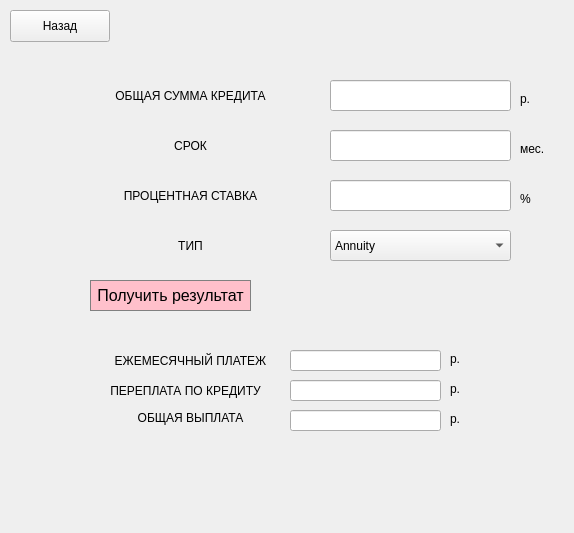
<?xml version="1.0" encoding="UTF-8"?>
<ui version="4.0">
 <class>Credit</class>
 <widget class="QMainWindow" name="Credit">
  <property name="geometry">
   <rect>
    <x>0</x>
    <y>0</y>
    <width>574</width>
    <height>533</height>
   </rect>
  </property>
  <property name="windowTitle">
   <string>MainWindow</string>
  </property>
  <widget class="QWidget" name="centralwidget">
   <widget class="QComboBox" name="type_credit">
    <property name="geometry">
     <rect>
      <x>330</x>
      <y>230</y>
      <width>181</width>
      <height>31</height>
     </rect>
    </property>
    <item>
     <property name="text">
      <string>Annuity</string>
     </property>
    </item>
    <item>
     <property name="text">
      <string>Differentiated</string>
     </property>
    </item>
   </widget>
   <widget class="QLineEdit" name="procently">
    <property name="geometry">
     <rect>
      <x>330</x>
      <y>180</y>
      <width>181</width>
      <height>31</height>
     </rect>
    </property>
   </widget>
   <widget class="QLineEdit" name="period">
    <property name="geometry">
     <rect>
      <x>330</x>
      <y>130</y>
      <width>181</width>
      <height>31</height>
     </rect>
    </property>
   </widget>
   <widget class="QLineEdit" name="sum_credit">
    <property name="geometry">
     <rect>
      <x>330</x>
      <y>80</y>
      <width>181</width>
      <height>31</height>
     </rect>
    </property>
    <property name="styleSheet">
     <string notr="true"/>
    </property>
   </widget>
   <widget class="QLineEdit" name="total_payout">
    <property name="geometry">
     <rect>
      <x>290</x>
      <y>410</y>
      <width>151</width>
      <height>21</height>
     </rect>
    </property>
   </widget>
   <widget class="QLineEdit" name="overpayment">
    <property name="geometry">
     <rect>
      <x>290</x>
      <y>380</y>
      <width>151</width>
      <height>21</height>
     </rect>
    </property>
   </widget>
   <widget class="QLineEdit" name="monthly_payment">
    <property name="geometry">
     <rect>
      <x>290</x>
      <y>350</y>
      <width>151</width>
      <height>21</height>
     </rect>
    </property>
   </widget>
   <widget class="QPushButton" name="back_to_main">
    <property name="geometry">
     <rect>
      <x>10</x>
      <y>10</y>
      <width>100</width>
      <height>32</height>
     </rect>
    </property>
    <property name="text">
     <string>Назад</string>
    </property>
   </widget>
   <widget class="QPushButton" name="pushButton_result_credit">
    <property name="geometry">
     <rect>
      <x>90</x>
      <y>280</y>
      <width>161</width>
      <height>31</height>
     </rect>
    </property>
    <property name="styleSheet">
     <string notr="true">QPushButton {
	background-color: #FFC0CB;
	color: black;
	border: 1px solid gray;
	font-size: 16px;
}

QPushButton:pressed {
	background-color: qlineargradient(x1: 0, y1: 0, x2: 0, y2: 1, stop: 0 #DB7093, stop: 1 #FFC0CB);
}</string>
    </property>
    <property name="text">
     <string>Получить результат</string>
    </property>
   </widget>
   <widget class="QLabel" name="label">
    <property name="geometry">
     <rect>
      <x>90</x>
      <y>80</y>
      <width>201</width>
      <height>31</height>
     </rect>
    </property>
    <property name="text">
     <string>ОБЩАЯ СУММА КРЕДИТА</string>
    </property>
    <property name="alignment">
     <set>Qt::AlignCenter</set>
    </property>
   </widget>
   <widget class="QLabel" name="label_2">
    <property name="geometry">
     <rect>
      <x>90</x>
      <y>130</y>
      <width>201</width>
      <height>31</height>
     </rect>
    </property>
    <property name="layoutDirection">
     <enum>Qt::LeftToRight</enum>
    </property>
    <property name="text">
     <string>СРОК</string>
    </property>
    <property name="alignment">
     <set>Qt::AlignCenter</set>
    </property>
   </widget>
   <widget class="QLabel" name="label_3">
    <property name="geometry">
     <rect>
      <x>90</x>
      <y>180</y>
      <width>201</width>
      <height>31</height>
     </rect>
    </property>
    <property name="layoutDirection">
     <enum>Qt::LeftToRight</enum>
    </property>
    <property name="text">
     <string>ПРОЦЕНТНАЯ СТАВКА</string>
    </property>
    <property name="alignment">
     <set>Qt::AlignCenter</set>
    </property>
   </widget>
   <widget class="QLabel" name="label_4">
    <property name="geometry">
     <rect>
      <x>90</x>
      <y>230</y>
      <width>201</width>
      <height>31</height>
     </rect>
    </property>
    <property name="layoutDirection">
     <enum>Qt::LeftToRight</enum>
    </property>
    <property name="text">
     <string>ТИП</string>
    </property>
    <property name="alignment">
     <set>Qt::AlignCenter</set>
    </property>
   </widget>
   <widget class="QLabel" name="label_5">
    <property name="geometry">
     <rect>
      <x>100</x>
      <y>350</y>
      <width>181</width>
      <height>21</height>
     </rect>
    </property>
    <property name="layoutDirection">
     <enum>Qt::LeftToRight</enum>
    </property>
    <property name="text">
     <string>ЕЖЕМЕСЯЧНЫЙ ПЛАТЕЖ</string>
    </property>
    <property name="alignment">
     <set>Qt::AlignCenter</set>
    </property>
   </widget>
   <widget class="QLabel" name="label_6">
    <property name="geometry">
     <rect>
      <x>90</x>
      <y>380</y>
      <width>191</width>
      <height>21</height>
     </rect>
    </property>
    <property name="layoutDirection">
     <enum>Qt::LeftToRight</enum>
    </property>
    <property name="text">
     <string>ПЕРЕПЛАТА ПО КРЕДИТУ</string>
    </property>
    <property name="alignment">
     <set>Qt::AlignCenter</set>
    </property>
   </widget>
   <widget class="QLabel" name="label_7">
    <property name="geometry">
     <rect>
      <x>100</x>
      <y>410</y>
      <width>181</width>
      <height>16</height>
     </rect>
    </property>
    <property name="layoutDirection">
     <enum>Qt::LeftToRight</enum>
    </property>
    <property name="text">
     <string>ОБЩАЯ ВЫПЛАТА</string>
    </property>
    <property name="alignment">
     <set>Qt::AlignCenter</set>
    </property>
   </widget>
   <widget class="QLabel" name="label_8">
    <property name="geometry">
     <rect>
      <x>520</x>
      <y>90</y>
      <width>67</width>
      <height>17</height>
     </rect>
    </property>
    <property name="text">
     <string>р.</string>
    </property>
   </widget>
   <widget class="QLabel" name="label_9">
    <property name="geometry">
     <rect>
      <x>520</x>
      <y>140</y>
      <width>67</width>
      <height>17</height>
     </rect>
    </property>
    <property name="text">
     <string>мес.</string>
    </property>
   </widget>
   <widget class="QLabel" name="label_10">
    <property name="geometry">
     <rect>
      <x>520</x>
      <y>190</y>
      <width>67</width>
      <height>17</height>
     </rect>
    </property>
    <property name="text">
     <string>%</string>
    </property>
   </widget>
   <widget class="QLabel" name="label_11">
    <property name="geometry">
     <rect>
      <x>450</x>
      <y>350</y>
      <width>67</width>
      <height>17</height>
     </rect>
    </property>
    <property name="text">
     <string>р.</string>
    </property>
   </widget>
   <widget class="QLabel" name="label_12">
    <property name="geometry">
     <rect>
      <x>450</x>
      <y>380</y>
      <width>67</width>
      <height>17</height>
     </rect>
    </property>
    <property name="text">
     <string>р.</string>
    </property>
   </widget>
   <widget class="QLabel" name="label_13">
    <property name="geometry">
     <rect>
      <x>450</x>
      <y>410</y>
      <width>67</width>
      <height>17</height>
     </rect>
    </property>
    <property name="text">
     <string>р.</string>
    </property>
   </widget>
  </widget>
 </widget>
 <resources/>
 <connections/>
</ui>
